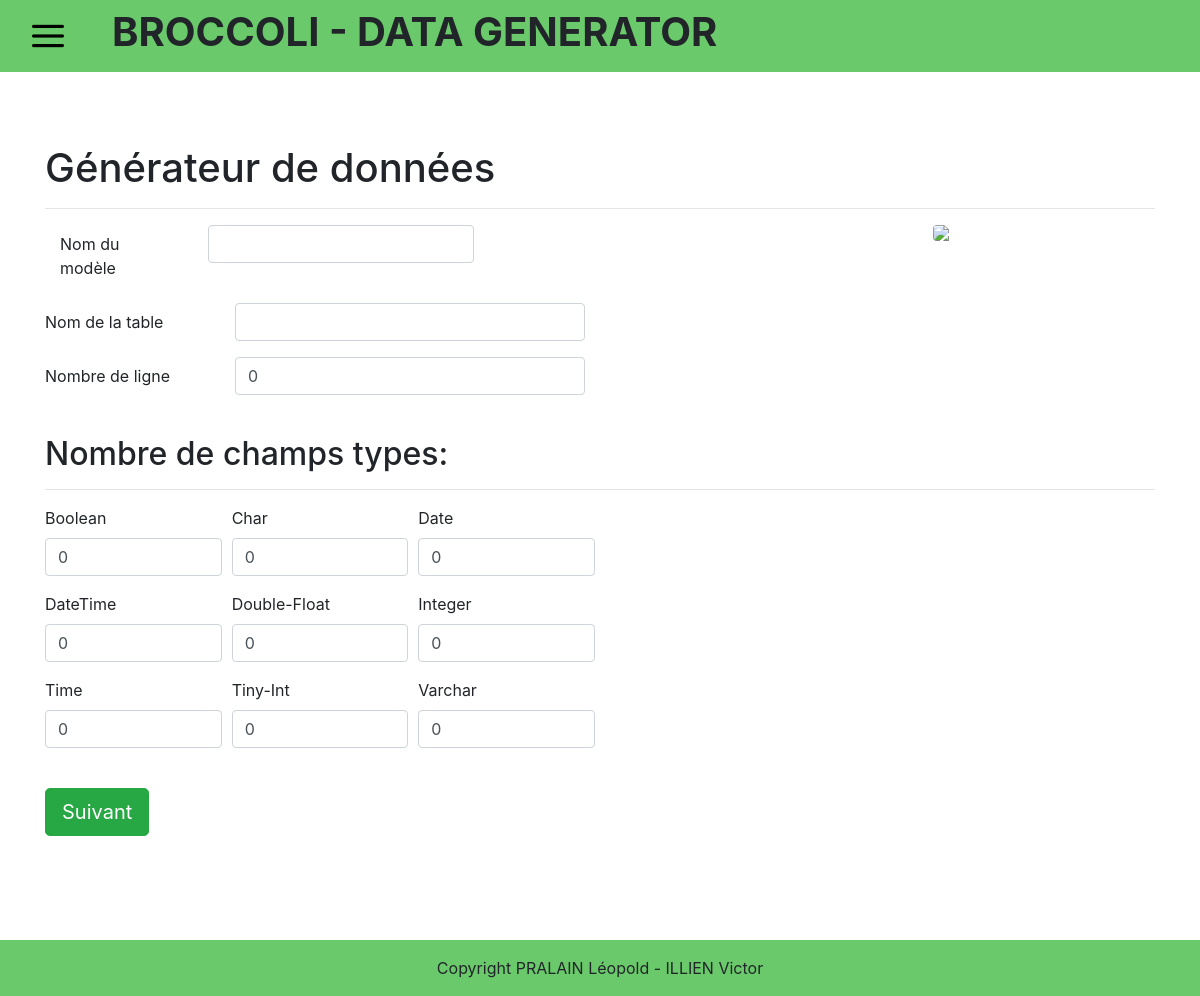
The page / on the database its author committed.
### tables this page shows
CREATE TABLE type_champ(
        type_champ Varchar (512) NOT NULL ,
        actif      Bool NOT NULL
	,CONSTRAINT type_champ_PK PRIMARY KEY (type_champ)
);

### php/class/typeChamp.php (called while the page is built, shortened)
<?php
	class TypeChamp {
		private $type;
		private $value;
		private $actif;
		public function __construct($type, $actif, $value = 0) {
			$this->type = $type;
			$this->actif = $actif;
			$this->value = $value;
		}
		public function getType() {return $this->type;}
		public function getValue() {return $this->value;}
		public function getActif() {return $this->actif;}
	}
?>

### php/database.php (called while the page is built, shortened)
<?php
	function dbRequestTypeActif($db) {
		try {
			$request = 'SELECT * FROM type_champ';
			$statement = $db->prepare($request);
			$statement->execute();
			$result = $statement->fetchAll(PDO::FETCH_ASSOC);
		} catch (PDOException $exception) {
			error_log('Request error: ' .$exception->getMessage());
			return false;
		}
		return $result;
	}
 ?>

### html/index.php (the view, shortened to what this page needs)
<!DOCTYPE html>
<html>
<head>
	<link rel="stylesheet" type="text/css" href="../css/index.css">
</head>
<body>
	<?php
		require_once("../php/database.php");
		require_once("../php/class/typeChamp.php");
		$db = dbConnect();
		$champType = dbRequestTypeActif($db);
		$arrayTypeClass = array();
		foreach ($champType as $champ) {
			$isHere = True;
			if ($isHere) {
				$class = new TypeChamp($champ['type_champ'], $champ['actif'], 0);
				array_push($arrayTypeClass, $class);
			}
		}
		$i = 0;
	?>
	<form method="POST">
		<div class="container">
			<h1>Générateur de données</h1>
			<hr>
			<img src="../img/icon/brocolis.jpg" width="20%" class="rounded float-right">
			<div class="form-group row">
				<label for="nomModele" class="col-sm-2 col-form-label">Nom du modèle</label>
				<div class="col-sm-4">
					<input type="text" class="form-control" id="nomModele" name="nomModele">
				</div>
			</div>
			<div class="form-group row">
				<label for="nomTable" class="col-sm-2 col-form-label">Nom de la table</label>
				<div class="col-sm-4">
					<input type="text" class="form-control" id="nomTable" name="nomTable">
				</div>
			</div>
			<div class="form-group row">
				<label for="nbLigne" class="col-sm-2 col-form-label">Nombre de ligne</label>
				<div class="col-sm-4">
					<input type="text" class="form-control" id="nbLigne" name="nbLigne" value=0>
				</div>
			</div>
		</div>
		<br>
		<div class="container">
			<h2>Nombre de champs types: </h2>
			<hr>
			<?php
				foreach ($arrayTypeClass as $class) {
					if ($class->getActif() == 1) {
						if ($i % 3 == 0) {
							echo "<div class='form-row'>";
							$j = 0;
						}
						$j += 1;
			?>
						<div class="form-group col-md-2">
							<label for= <?php echo $class->getType(); ?>><?php echo $class->getType(); ?></label>
							<input type="text" class='form-control' name=<?php echo $class->getType(); ?> value=<?php echo $class->getValue(); ?>>
						</div>
			<?php
						if ($j == 3) echo "</div>";
						$i += 1;
					}
				}
			?>
			<br>
			<div class="form-row">
				<div class="form-group col-md-2">
					<button type="submit" name="suivant" class="btn btn-success btn-lg">Suivant</button>
				</div>
			</div>
		</div>
	</form>
</body>
</html>

### rows shown on the page
type_champ: type_champ "Boolean", value "0"
type_champ: type_champ "Char", value "0"
type_champ: type_champ "Date", value "0"
type_champ: type_champ "DateTime", value "0"
type_champ: type_champ "Double-Float", value "0"
type_champ: type_champ "Integer", Integer "0"
type_champ: type_champ "Time", value "0"
type_champ: type_champ "Tiny-Int", value "0"
type_champ: type_champ "Varchar", Varchar "0"
